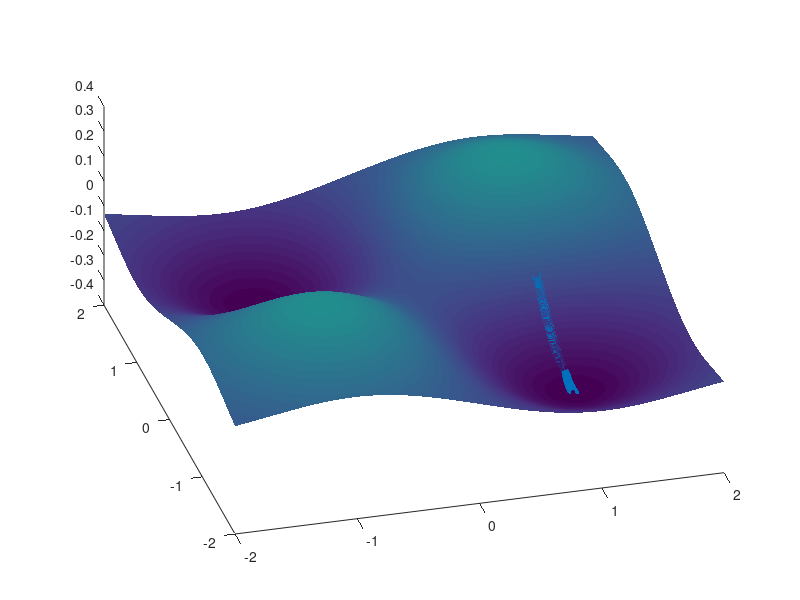
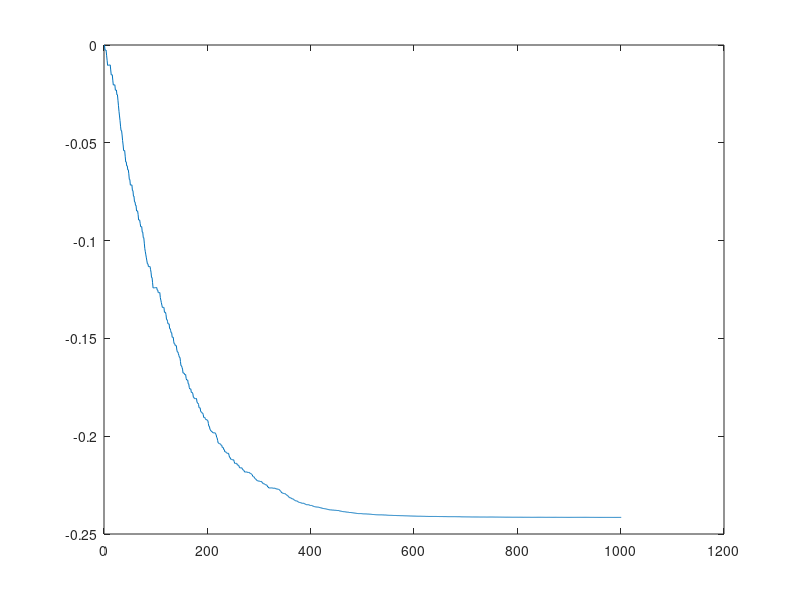

Source code (MATLAB) for these figures, in order:
%define cost function and gradient
fa = @(x,a) exp(-norm(x-a)^2);
ga = @(x,a) -2*exp(-norm(x-a)^2)*(x-a);
A = [1 1 -1 -1;...
     1 -1 1 -1];
b = [1 -1 -1 1];

f = @(x) 0.25*(b(1)*fa(x,A(:,1))+b(2)*fa(x,A(:,2))+b(3)*fa(x,A(:,3))+b(4)*fa(x,A(:,4)));
grad = @(x) 0.25*(b(1)*ga(x,A(:,1))+b(2)*ga(x,A(:,2))+b(3)*ga(x,A(:,3))+b(4)*ga(x,A(:,4)));


x = [1;0]; %initial point
t = 0.01; %GD stepsize

xar = x; %initialize x-array
cost = f(x); %initialize cost array
for k=1:1000
    i = randi(4);
    a = A(:,i);
    b_i = b(i);
    x = x - t*b_i*ga(x,a); %GD update
    
    xar = [xar,x];
    cost = [cost,f(x)];
end

figure(1); %plot trajectories
hold on
[X,Y] = meshgrid(-2:0.01:2,-2:0.01:2);
Z = zeros(size(X));
for i=1:numel(X)
    x = [X(i);Y(i)];
    Z(i) = f(x);
end
figure(1);
surf(X,Y,Z);
shading interp
scatter3(xar(1,:),xar(2,:),cost); view(-15,50);
hold off

%%
figure(2)
plot(cost)
